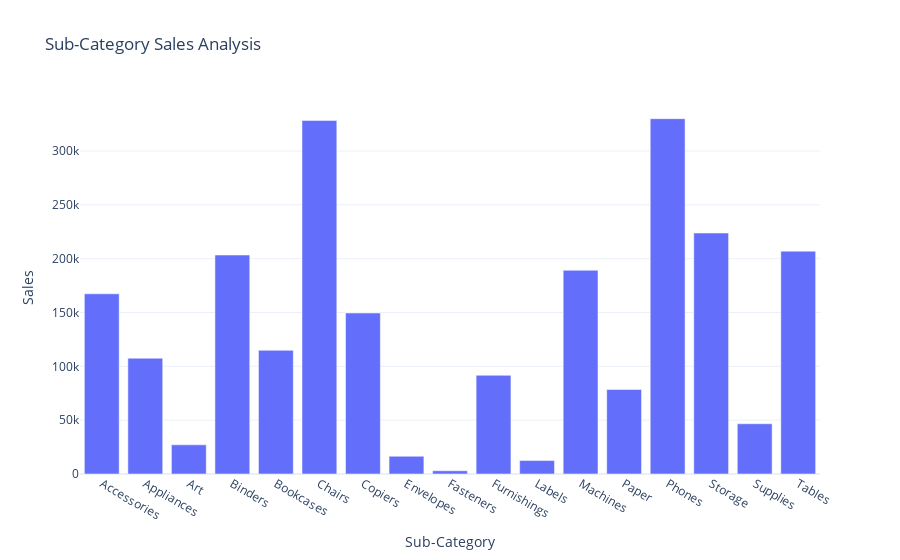

Notebook cell for this chart:
### Code cell
fig=px.bar(sales_by_sub_category,
           y="Sales",
           x="Sub-Category",
           title="Sub-Category Sales Analysis")
fig.show()

### Figure 1 — Plotly figure (JSON) as saved in the notebook; plotly's stock layout.template omitted (floating-point values rounded to 4 significant figures)
{"data": [{"alignmentgroup": "True", "hovertemplate": "Sub-Category=%{x}<br>Sales=%{y}<extra></extra>", "legendgroup": "", "marker": {"color": "#636efa", "pattern": {"shape": ""}}, "name": "", "offsetgroup": "", "orientation": "v", "showlegend": false, "textposition": "auto", "type": "bar", "x": ["Accessories", "Appliances", "Art", "Binders", "Bookcases", "Chairs", "Copiers", "Envelopes", "Fasteners", "Furnishings", "Labels", "Machines", "Paper", "Phones", "Storage", "Supplies", "Tables"], "xaxis": "x", "y": [167400.0, 107500.0, 27120.0, 203400.0, 114900.0, 328400.0, 149500.0, 16480.0, 3024.0, 91710.0, 12490.0, 189200.0, 78480.0, 330000.0, 223800.0, 46670.0, 207000.0], "yaxis": "y"}], "layout": {"autosize": true, "barmode": "relative", "legend": {"tracegroupgap": 0}, "title": {"text": "Sub-Category Sales Analysis"}, "xaxis": {"anchor": "y", "autorange": true, "domain": [0, 1], "range": [-0.5, 16.5], "title": {"text": "Sub-Category"}, "type": "category"}, "yaxis": {"anchor": "x", "autorange": true, "domain": [0, 1], "range": [0, 347400.0], "title": {"text": "Sales"}, "type": "linear"}}}
